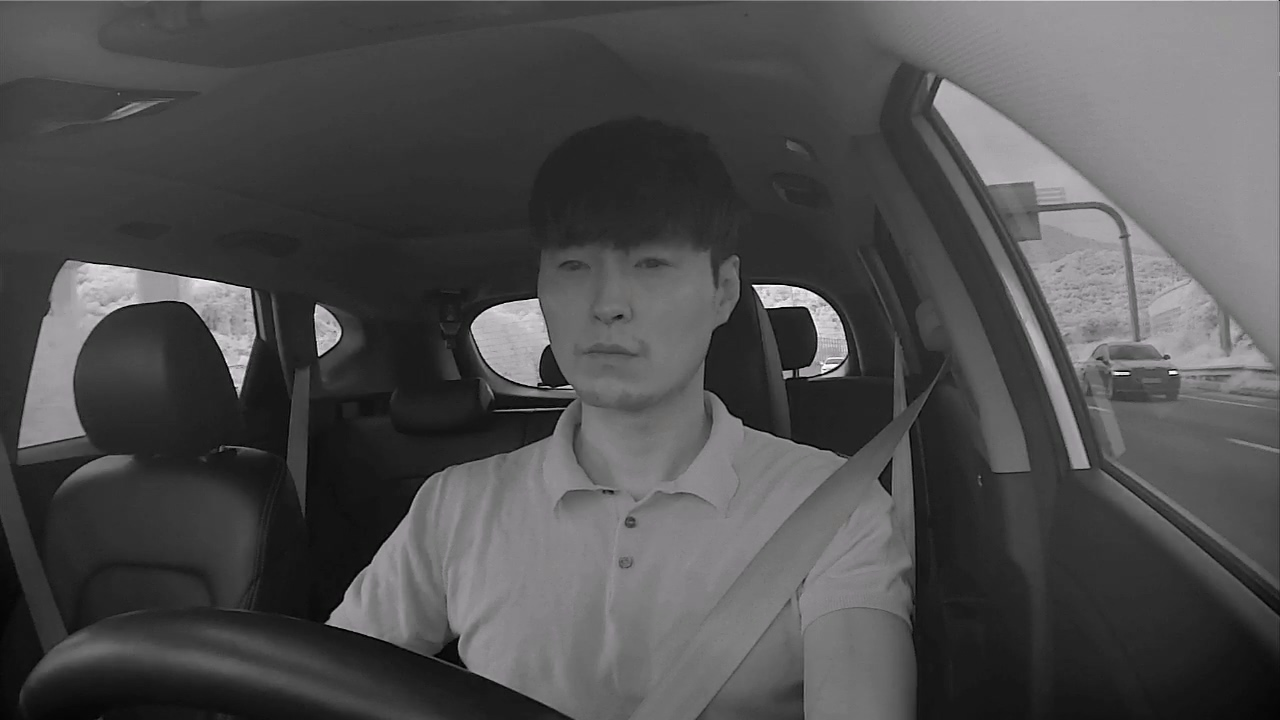
//> input picture img/input.jpg, 1280 x 720 px
$ ./main   (built with g++ and OpenCV 4)
//> lines starting //> are read from the running program, lines starting //| are printed output that depends on the picture
#include <iostream>
#include <math.h>

#include "opencv2/opencv.hpp"

int main() {
  // image load & crop
  cv::Mat img = cv::imread("../img/input.jpg", CV_8UC1);
//> img: 720 rows x 1280 cols, CV_8UC1; min 0, max 255, mean 78.2
  int imgW = img.size().width;
//> imgW = 1280
  int imgH = img.size().height;
//> imgH = 720
  int faceSx = 541, faceSy = 199;
  int faceEx = 714, faceEy = 405;
  int roiSx = 368, roiEx = 886, roiSy = 43, roiEy = 561; // 518 x 518
  // [5 lines of commented-out code are left out]
  int roiW = roiEx - roiSx;
  int roiH = roiEy - roiSy;
  assert(roiW == roiH);
  // set location
  cv::Rect face(faceSx, faceSy, faceEx - faceSx, faceEy - faceSy);
  cv::Rect roi(roiSx, roiSy, roiW, roiH);
  // crop
  cv::Mat croped_img;
  img(roi).copyTo(croped_img);
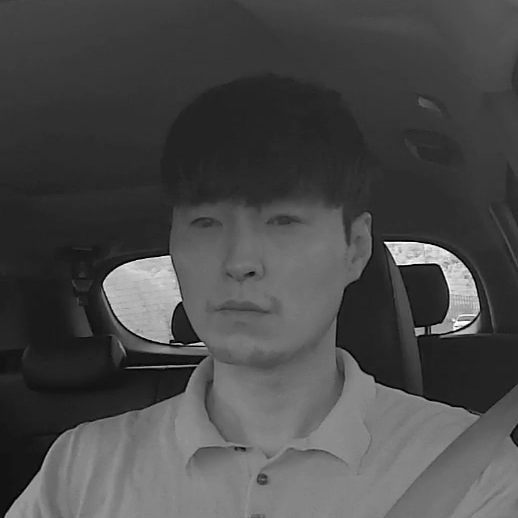
//> croped_img: 518 rows x 518 cols, CV_8UC1; min 0, max 255, mean 73.6
  // draw face box & roi box in original image
  cv::rectangle(img, face, cv::Scalar(128));
  cv::rectangle(img, roi, cv::Scalar(255));
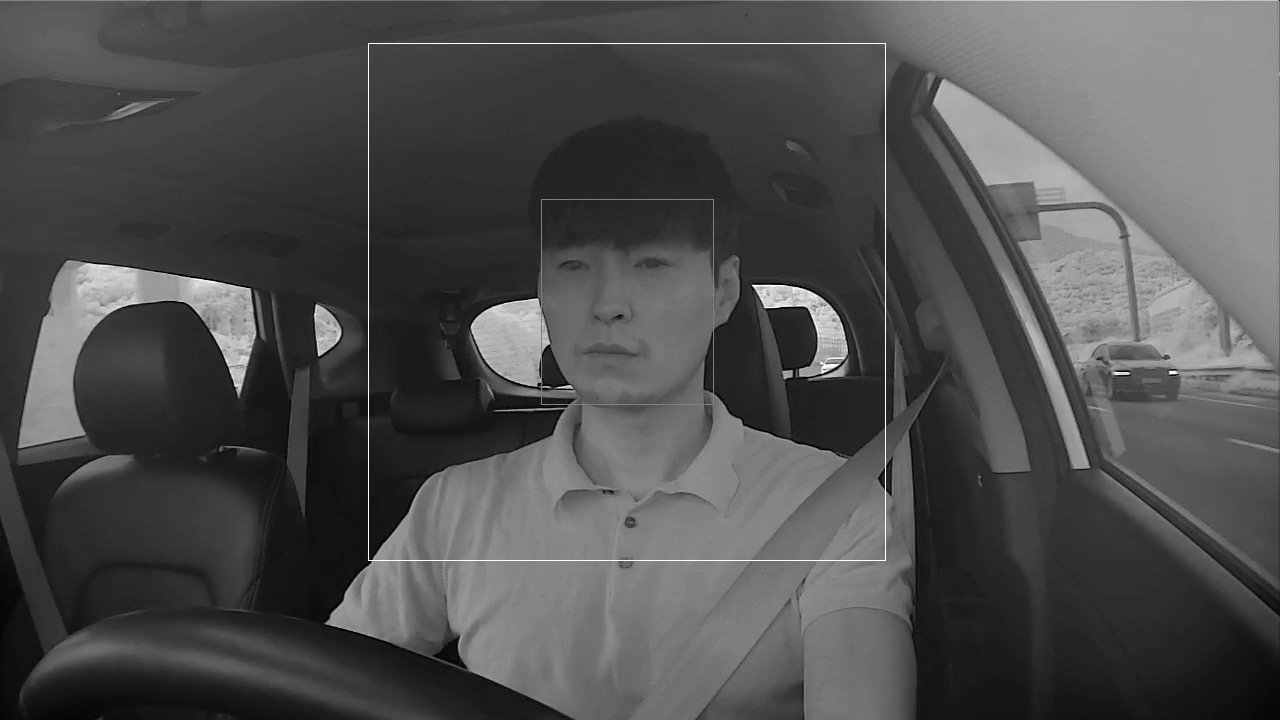
//> img: 720 rows x 1280 cols, CV_8UC1; min 0, max 255, mean 78.6
  // display
  cv::imshow("input", img);
  cv::imshow("cropped", croped_img);

//#define CV_DEBUG

#ifdef CV_DEBUG
  cv::Mat resized_img;
  cv::resize(croped_img, resized_img, cv::Size(320, 320));
#else
  // resizing impl
  // src
  int sW = roiW, sH = roiH;
  int ssize = sW * sH;
  unsigned char* src = croped_img.data;
  // dst
  const int dW = 320, dH = 320;
  int dsize = dW * dH;
  //unsigned char dst[dW * dH] = { 0 };
  unsigned char dst[102400] = { 0 };
  // const
  const int INTER_RESIZE_COEF_BITS = 11;
  const int INTER_RESIZE_COEF_SCALE = 1 << INTER_RESIZE_COEF_BITS;

  double inv_scale_x = (double) dW / sW;
  double inv_scale_y = (double) dH / sH;
  double scale_x = 1./inv_scale_x, scale_y = 1./inv_scale_y;

  int k, sx, sy, dx, dy;
  int cn = 1; //channel number
  float fx, fy;
  const int ksize = 2; // 2 = refer 2 point (INTER_LINEAR)
  int xmin = 0, xmax = dW, width = dW * cn;

  unsigned char* _buffer = (unsigned char*)malloc((width + dH) * (sizeof(int) + sizeof(short) * ksize));
  //memset(_buffer, 0, (width + dH) * (sizeof(int) + sizeof(short) * ksize));
  int* xofs = (int*)_buffer;
  int* yofs = xofs + width;
  short* alpha = (short*)(yofs + dH);
  short* beta = alpha + width*ksize;
  float cbuf[ksize] = {0};

  for (dx = 0; dx < dW; dx++) {
      fx = (float)((dx + 0.5) * scale_x - 0.5);
	  sx = (int)floor(fx);
	  fx -= sx;

      if (sx < 0) {
          xmin = dx + 1; // xmin don't use later, since src point refer S0[xofs[dx]] and S0[xofs[dx]+1] only
          fx = 0, sx = 0;
      }
      if (sx >= sW - 1) {
          xmax = std::min(xmax, dx);
          fx = 0, sx = sW - 1;
      }

	  for (k = 0, sx *= cn; k < cn; k++)
        xofs[dx * cn + k] = sx + k;
      //xofs[dx] = sx; // cn=1
	  cbuf[0] = 1.f - fx;
	  cbuf[1] = fx;
	  for (k = 0; k < ksize; k++)
		  alpha[dx * cn * ksize + k] = static_cast<short>(round(cbuf[k] * INTER_RESIZE_COEF_SCALE));
  }
  // for (dy = 0; dy < dH; dy++) should be same above
  // Because src and dst image is also square size 518x518 -> 320x320
  memcpy(yofs, xofs, sizeof(int)*width);
  memcpy(beta, alpha, sizeof(short)*width*ksize);

  int* row_buffer = (int*)malloc(sizeof(int) * dW * ksize); // 320*2
  //memset(row_buffer, 0, sizeof(int) * dW * ksize);
  int* rows[ksize] = { 0 };
  unsigned char* srows[ksize] = { 0 };
  int prev_sy[ksize];
  for (int k = 0; k < ksize; k++)
  {
      prev_sy[k] = -1;
      rows[k] = row_buffer + dW * k;
  }


  for (dy = 0; dy < dH; dy++) {
	  int sy0 = yofs[dy], k0 = ksize, k1 = 0, ksize2 = ksize / 2;
      for (int k = 0; k < ksize; k++)
      {
          int sy = sy0 - ksize2 + 1 + k;
          sy = sy >= 0 ? (sy < sH ? sy : sH - 1) : 0;

          for (k1 = std::max(k1, k); k1 < ksize; k1++)
          {
              if (k1 > k && sy == prev_sy[k1]) // if the sy-th row has been computed already, reuse it.
              {// k1 = 1, k = 0
                  memcpy(rows[k], rows[k1], dW * sizeof(rows[0][0]));
                  //memcpy(rows[0], rows[1], dW * sizeof(int0));
              }
          }
          if (k1 == ksize)
              k0 = std::min(k0, k); // remember the first row that needs to be computed
          srows[k] = src + sy*sW*cn;
          prev_sy[k] = sy;
      }

      const unsigned char* S0 = srows[0], * S1 = srows[1];
      int* D0 = rows[0], * D1 = rows[1];
      if (k0 < ksize) {
          //hresize((const T**)(srows + k0), (WT**)(rows + k0), ksize - k0, xofs, (const AT*)(alpha), ssize.width, dsize.width, cn, xmin, xmax);
          for (dx = 0; dx < xmax; dx++) {
              D0[dx] = S0[xofs[dx]] * alpha[dx * 2] + S0[xofs[dx] + 1] * alpha[dx * 2 + 1];
              D1[dx] = S1[xofs[dx]] * alpha[dx * 2] + S1[xofs[dx] + 1] * alpha[dx * 2 + 1];
          }
          for (; dx < width; dx++) {
              D0[dx] = S0[xofs[dx]] * INTER_RESIZE_COEF_SCALE;
              D1[dx] = S1[xofs[dx]] * INTER_RESIZE_COEF_SCALE;
          }
      }
      // vresize( (const WT**)rows, (T*)(dst.data + dst.step*dy), beta, dsize.width );
      for (dx = 0; dx < width; dx++) {
          // VResizeLinear:1926
          dst[dy * width + dx] = static_cast<unsigned char>(( ((beta[dy * 2] * (D0[dx]>>4))>>16) + ((beta[dy * 2 + 1] * (D1[dx]>>4))>>16) +2)>>2) ;
      }
  }
//> after the loop, prev_sy = [516, 517]; sy = 0; dx = 320; dst = 102400 items

  cv::Mat resized_img(dH, dW, CV_8UC1);
  memcpy(resized_img.data, dst, sizeof(unsigned char)*dW*dH);
#endif
  cv::imshow("resized ", resized_img);
  cv::waitKey();
  return 0;
}
